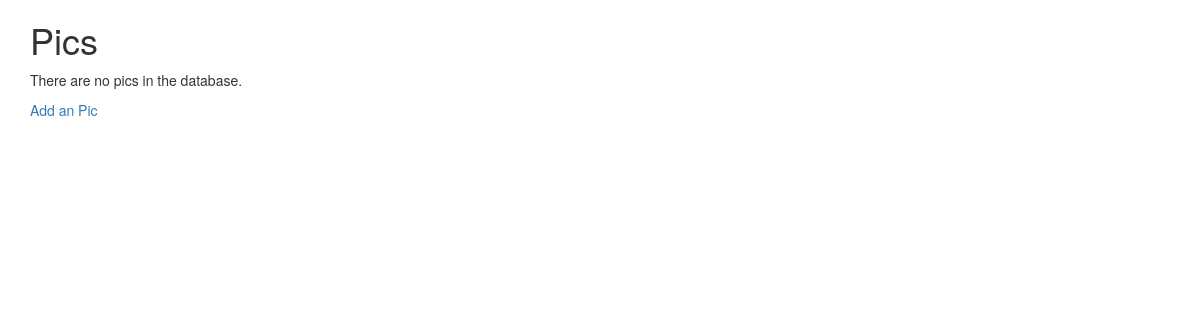
/pics/ (signed in), run on an earlier commit of the app's database.
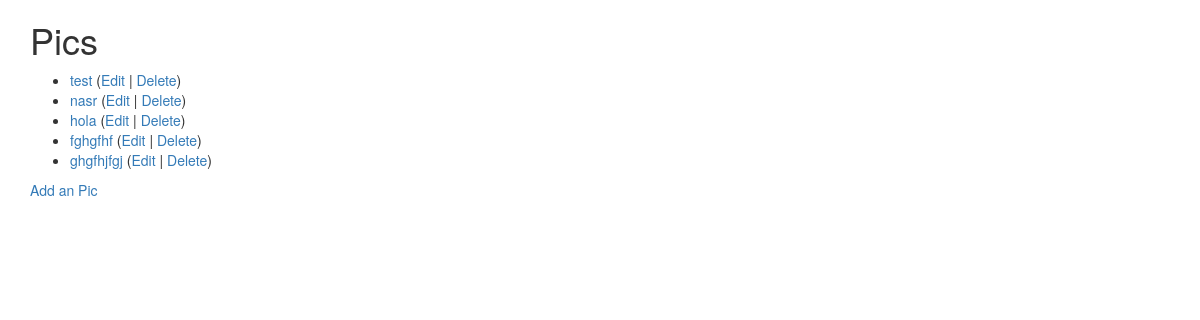
And on a later commit of the database.
### pics/models.py (models this page shows, shortened)
class Pic(models.Model):
    title = models.CharField(max_length=200,
                            validators=[MinLengthValidator(2, "Title must be greater than 2 characters")]
            )
    text = models.TextField()
    owner = models.ForeignKey(settings.AUTH_USER_MODEL, on_delete=models.CASCADE)
    picture  = models.BinaryField(null=True, blank=True, editable=True)
    content_type = models.CharField(max_length=256, null=True, blank=True
                                    , help_text="The MIMEType of the file")
    created_at = models.DateTimeField(auto_now_add=True)
    updated_at = models.DateTimeField(auto_now=True)

### pics/views.py (the view)
# urls.py: path('', views.PicListView.as_view(), name = "all"),
class PicListView(OwnerListView):
    model = Pic
    template_name = "pics/list.html"
    success_url = reverse_lazy('pics:all')

### pics/templates/pics/list.html
{% extends "base_bootstrap.html" %}
{% block content %}
<h1>Pics</h1>
<p>
    {% if pic_list %}
    <ul>
        {% for pic in pic_list %}
        <li>
            <a href="{% url 'pics:pic_detail' pic.id %}">{{pic.title}}</a>
            {% if pic.owner == user %}
                (<a href="{% url 'pics:pic_update' pic.id %}">Edit</a> |
                <a href="{% url 'pics:pic_delete' pic.id %}">Delete</a>)
            {% endif %}
        </li>
        {% endfor %}
    </ul>
    {% else%}
        <p>There are no pics in the database.</p>
    {% endif %}
</p>
<p>
    <a href="{% url 'pics:pic_create' %}">Add an Pic</a>
</p>
{% endblock %}

### home/templates/base_bootstrap.html (shortened to what this page needs)
<!DOCTYPE html>
<html>
<head>
<link rel="stylesheet"
    href="https://maxcdn.bootstrapcdn.com/bootstrap/3.4.0/css/bootstrap.min.css"
>
<link rel="stylesheet"
    href="https://maxcdn.bootstrapcdn.com/bootstrap/3.4.0/css/bootstrap-theme.min.css"
>
<link rel="stylesheet"
    href="https://code.jquery.com/ui/1.12.1/themes/ui-lightness/jquery-ui.css"
>
<link rel="stylesheet" href="https://use.fontawesome.com/releases/v5.8.1/css/all.css">
<link rel="stylesheet" href="https://use.fontawesome.com/releases/v5.8.1/css/v4-shims.css">
</head>
<body>
<div class="container">
{% block content %}
{% endblock %}
</div>
</body>
</html>

What changed in the data, as far as the page shows it:
added Pic: title "test", shows "Edit"
added Pic: title "nasr", shows "Edit"
added Pic: title "hola", shows "Edit"
added Pic: title "fghgfhf", shows "Edit"
added Pic: title "ghgfhjfgj", shows "Edit"
Also different on the page:
text no longer shown: "There are no pics in the database."
